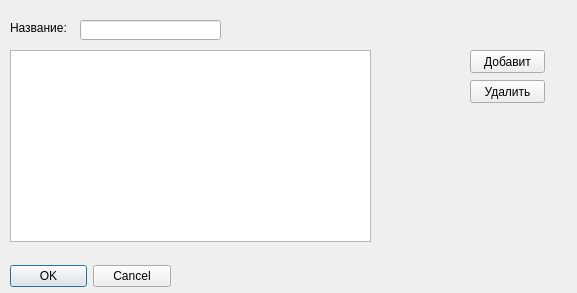
<?xml version="1.0" encoding="UTF-8"?>
<ui version="4.0">
 <class>ChangeSgData</class>
 <widget class="QDialog" name="ChangeSgData">
  <property name="geometry">
   <rect>
    <x>0</x>
    <y>0</y>
    <width>577</width>
    <height>293</height>
   </rect>
  </property>
  <property name="windowTitle">
   <string>Редактор группы</string>
  </property>
  <widget class="QDialogButtonBox" name="Buttons">
   <property name="geometry">
    <rect>
     <x>10</x>
     <y>260</y>
     <width>161</width>
     <height>32</height>
    </rect>
   </property>
   <property name="orientation">
    <enum>Qt::Horizontal</enum>
   </property>
   <property name="standardButtons">
    <set>QDialogButtonBox::Cancel|QDialogButtonBox::Ok</set>
   </property>
  </widget>
  <widget class="QLineEdit" name="NameEdit">
   <property name="geometry">
    <rect>
     <x>80</x>
     <y>20</y>
     <width>141</width>
     <height>20</height>
    </rect>
   </property>
  </widget>
  <widget class="QListWidget" name="LessonsList">
   <property name="geometry">
    <rect>
     <x>10</x>
     <y>50</y>
     <width>361</width>
     <height>192</height>
    </rect>
   </property>
  </widget>
  <widget class="QPushButton" name="AddButton">
   <property name="geometry">
    <rect>
     <x>470</x>
     <y>50</y>
     <width>75</width>
     <height>23</height>
    </rect>
   </property>
   <property name="text">
    <string>Добавит</string>
   </property>
  </widget>
  <widget class="QPushButton" name="RemoveButton">
   <property name="geometry">
    <rect>
     <x>470</x>
     <y>80</y>
     <width>75</width>
     <height>23</height>
    </rect>
   </property>
   <property name="text">
    <string>Удалить</string>
   </property>
  </widget>
  <widget class="QLabel" name="label">
   <property name="geometry">
    <rect>
     <x>10</x>
     <y>20</y>
     <width>61</width>
     <height>16</height>
    </rect>
   </property>
   <property name="text">
    <string>Название:</string>
   </property>
  </widget>
 </widget>
 <resources/>
 <connections>
  <connection>
   <sender>Buttons</sender>
   <signal>rejected()</signal>
   <receiver>ChangeSgData</receiver>
   <slot>reject()</slot>
   <hints>
    <hint type="sourcelabel">
     <x>316</x>
     <y>260</y>
    </hint>
    <hint type="destinationlabel">
     <x>286</x>
     <y>274</y>
    </hint>
   </hints>
  </connection>
  <connection>
   <sender>Buttons</sender>
   <signal>accepted()</signal>
   <receiver>ChangeSgData</receiver>
   <slot>accept()</slot>
   <hints>
    <hint type="sourcelabel">
     <x>248</x>
     <y>254</y>
    </hint>
    <hint type="destinationlabel">
     <x>157</x>
     <y>274</y>
    </hint>
   </hints>
  </connection>
 </connections>
</ui>
